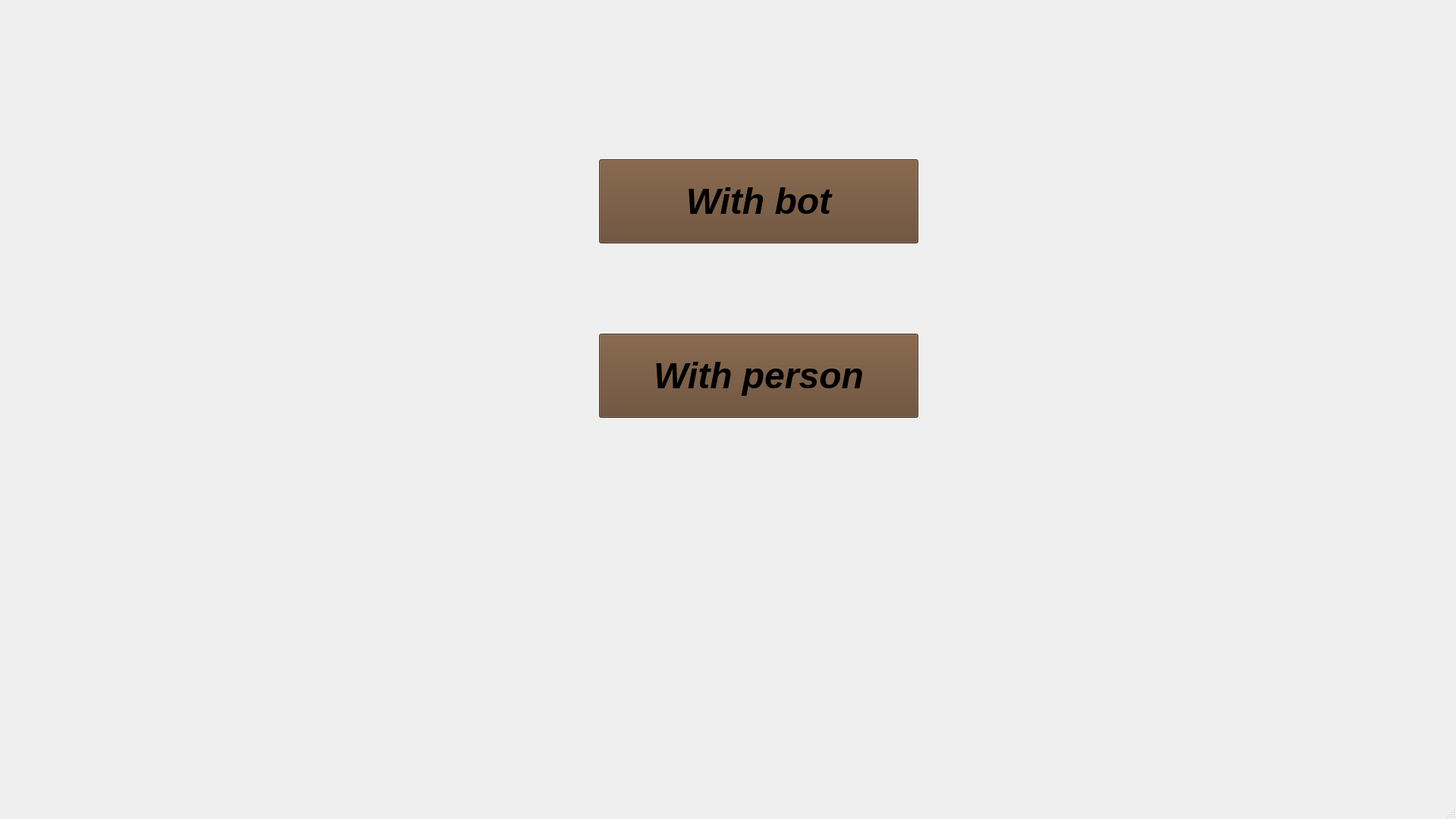
<?xml version="1.0" encoding="UTF-8"?>
<ui version="4.0">
 <class>SettingWindow</class>
 <widget class="QMainWindow" name="SettingWindow">
  <property name="geometry">
   <rect>
    <x>0</x>
    <y>0</y>
    <width>1920</width>
    <height>1080</height>
   </rect>
  </property>
  <property name="cursor">
   <cursorShape>UpArrowCursor</cursorShape>
  </property>
  <property name="windowTitle">
   <string>MainWindow</string>
  </property>
  <property name="styleSheet">
   <string notr="true">SettingWindow {background-image: url(:/image/image/settingBackground.jpeg)}</string>
  </property>
  <widget class="QWidget" name="centralwidget">
   <widget class="QPushButton" name="menuButton">
    <property name="geometry">
     <rect>
      <x>0</x>
      <y>0</y>
      <width>71</width>
      <height>51</height>
     </rect>
    </property>
    <property name="cursor">
     <cursorShape>PointingHandCursor</cursorShape>
    </property>
    <property name="styleSheet">
     <string notr="true">background-color: rgba(255, 255, 255, 0);
border: none;</string>
    </property>
    <property name="text">
     <string/>
    </property>
    <property name="icon">
     <iconset resource="res.qrc">
      <normaloff>:/image/image/menu.png</normaloff>:/image/image/menu.png</iconset>
    </property>
    <property name="iconSize">
     <size>
      <width>45</width>
      <height>45</height>
     </size>
    </property>
   </widget>
   <widget class="QPushButton" name="botButton">
    <property name="geometry">
     <rect>
      <x>790</x>
      <y>210</y>
      <width>421</width>
      <height>111</height>
     </rect>
    </property>
    <property name="font">
     <font>
      <family>Ubuntu</family>
      <pointsize>36</pointsize>
      <italic>true</italic>
      <bold>true</bold>
     </font>
    </property>
    <property name="cursor">
     <cursorShape>PointingHandCursor</cursorShape>
    </property>
    <property name="styleSheet">
     <string notr="true">background-color: rgb(99, 69, 44)</string>
    </property>
    <property name="text">
     <string>With bot</string>
    </property>
   </widget>
   <widget class="QPushButton" name="personButton">
    <property name="geometry">
     <rect>
      <x>790</x>
      <y>440</y>
      <width>421</width>
      <height>111</height>
     </rect>
    </property>
    <property name="font">
     <font>
      <pointsize>36</pointsize>
      <italic>true</italic>
      <bold>true</bold>
     </font>
    </property>
    <property name="cursor">
     <cursorShape>PointingHandCursor</cursorShape>
    </property>
    <property name="styleSheet">
     <string notr="true">background-color: rgb(99, 69, 44)</string>
    </property>
    <property name="text">
     <string>With person</string>
    </property>
   </widget>
  </widget>
  <widget class="QMenuBar" name="menubar">
   <property name="geometry">
    <rect>
     <x>0</x>
     <y>0</y>
     <width>1920</width>
     <height>22</height>
    </rect>
   </property>
  </widget>
  <widget class="QStatusBar" name="statusbar"/>
 </widget>
 <resources>
  <include location="res.qrc"/>
 </resources>
 <connections/>
</ui>
